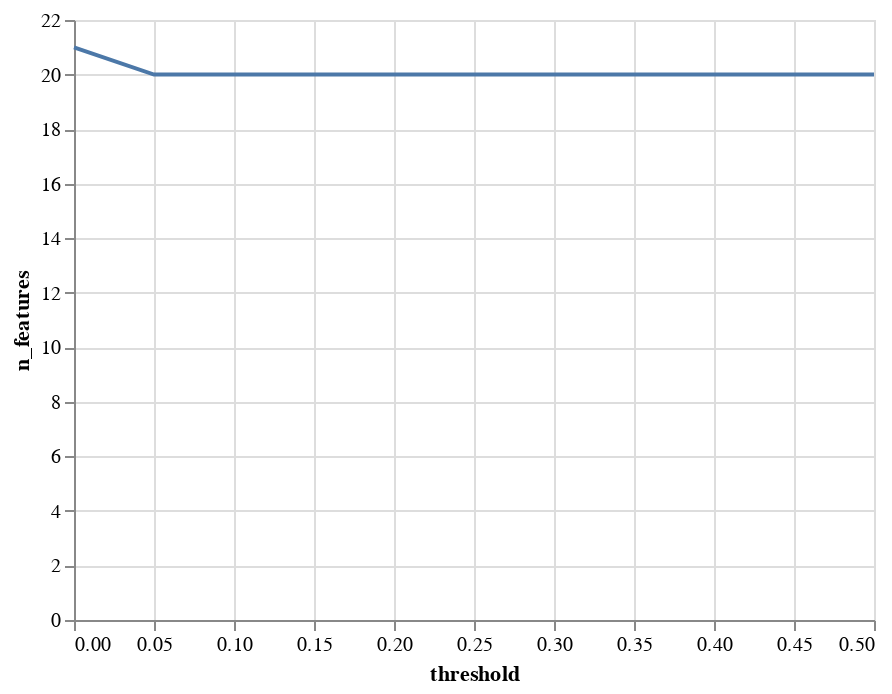

The cell this chart's notebook holds for it:
### Code cell
from numpy import arange
import altair as alt

# df = pd.read_csv('oil-spill.csv', header=None)

# data = df.values
# X = data[:, :-1]
# y = data[:, -1]

# print(X.shape, y.shape)

thresholds = arange(0.0, 0.55, 0.05)

results = []
for t in thresholds:
    
    transform = VarianceThreshold(threshold=t)
    
    X_sel = transform.fit_transform(X)
    rows, cols = X_sel.shape
    n_features = cols
    print('Threshold=%.2f, Features=%d' % (t, n_features))
    
    results.append(n_features)
    
d2 = pd.DataFrame({'threshold': thresholds, 'n_features': results})
alt.Chart(d2).mark_line().encode(
    x='threshold',
    y='n_features')

### Figure 1 — Vega-Lite specification as saved in the notebook (floating-point values rounded to 4 significant figures)
{"config": {"view": {"continuousWidth": 400, "continuousHeight": 300}}, "data": {"name": "data-2ddfa1deda9cd3d25ae53b6c482eba9d"}, "mark": "line", "encoding": {"x": {"type": "quantitative", "field": "threshold"}, "y": {"type": "quantitative", "field": "n_features"}}, "$schema": "https://vega.github.io/schema/vega-lite/v4.8.1.json", "datasets": {"data-2ddfa1deda9cd3d25ae53b6c482eba9d": [{"threshold": 0.0, "n_features": 21}, {"threshold": 0.05, "n_features": 20}, {"threshold": 0.1, "n_features": 20}, {"threshold": 0.15, "n_features": 20}, {"threshold": 0.2, "n_features": 20}, {"threshold": 0.25, "n_features": 20}, {"threshold": 0.3, "n_features": 20}, {"threshold": 0.35, "n_features": 20}, {"threshold": 0.4, "n_features": 20}, {"threshold": 0.45, "n_features": 20}, {"threshold": 0.5, "n_features": 20}]}}
